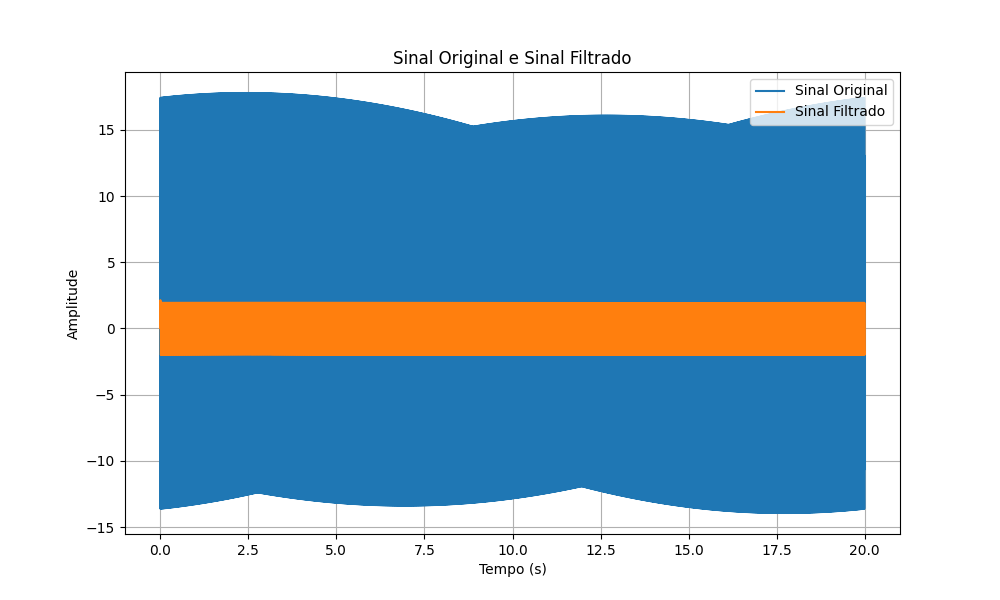

The script that drew this image:
import numpy as np
import matplotlib.pyplot as plt
from scipy import signal

# Definindo o sinal original
t = np.linspace(0, 20, 20000)  # Tempo de 0 a 20 segundos com 1 kHz de taxa de amostragem
y = 10 * np.sin(600 * np.pi * t) + 2 * np.sin(100 * np.pi * t) + 6 * np.cos(500 * np.pi * t)

# Definindo os parâmetros do filtro passa-baixa
f_corte = 650  # Frequência de corte em rad/s
w_corte = f_corte / (2 * np.pi)  # Frequência de corte em Hz

# Projetando o filtro passa-baixa digital
b, a = signal.butter(4, w_corte, btype='low', analog=False, fs=1000)

# Aplicando o filtro ao sinal
y_filtrado = signal.lfilter(b, a, y)

# Plotando o sinal original e o sinal filtrado
plt.figure(figsize=(10, 6))
plt.plot(t, y, label='Sinal Original')
plt.plot(t, y_filtrado, label='Sinal Filtrado')
plt.title('Sinal Original e Sinal Filtrado')
plt.xlabel('Tempo (s)')
plt.ylabel('Amplitude')
plt.legend()
plt.grid()
plt.show()
